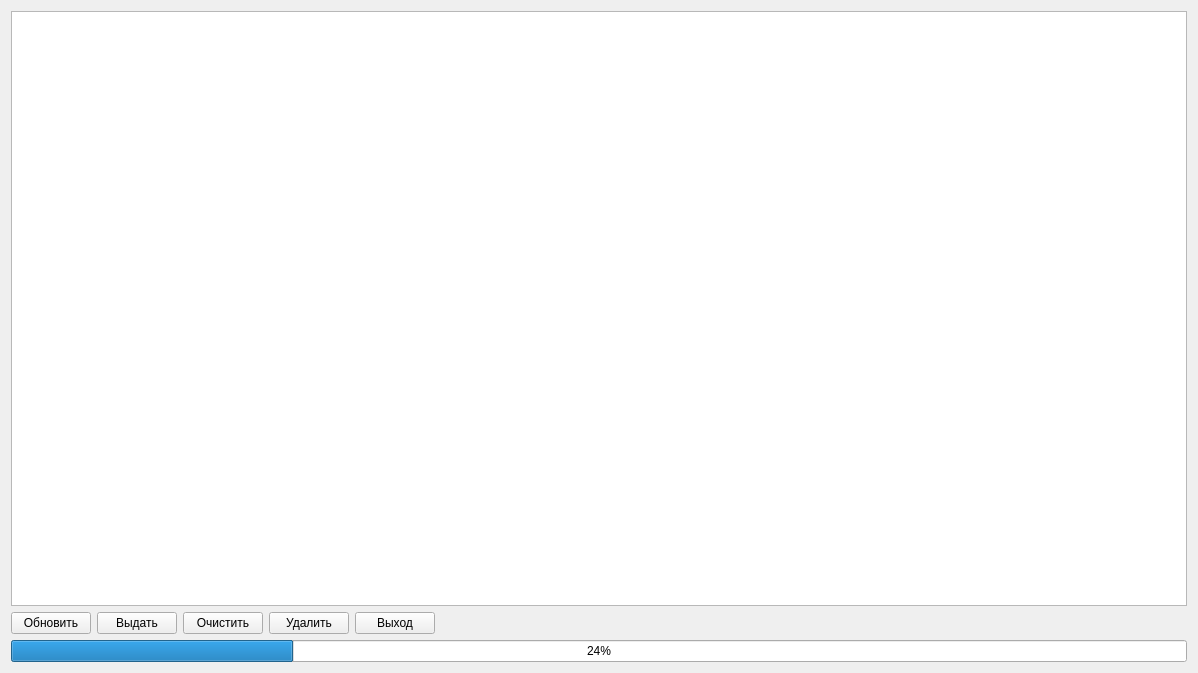
<?xml version="1.0" encoding="UTF-8"?>
<ui version="4.0">
 <class>FEdvid</class>
 <widget class="QWidget" name="FEdvid">
  <property name="windowModality">
   <enum>Qt::ApplicationModal</enum>
  </property>
  <property name="geometry">
   <rect>
    <x>0</x>
    <y>0</y>
    <width>1198</width>
    <height>673</height>
   </rect>
  </property>
  <property name="windowTitle">
   <string>Список единиц для выдачи</string>
  </property>
  <property name="windowIcon">
   <iconset resource="res.qrc">
    <normaloff>:/res/1/table_go.png</normaloff>:/res/1/table_go.png</iconset>
  </property>
  <layout class="QGridLayout" name="gridLayout">
   <item row="0" column="0">
    <widget class="QTableView" name="tableView"/>
   </item>
   <item row="1" column="0">
    <layout class="QHBoxLayout" name="horizontalLayout">
     <item>
      <widget class="QPushButton" name="btnRefresh">
       <property name="text">
        <string>Обновить</string>
       </property>
       <property name="icon">
        <iconset resource="res.qrc">
         <normaloff>:/res/Refresh.png</normaloff>:/res/Refresh.png</iconset>
       </property>
       <property name="iconSize">
        <size>
         <width>32</width>
         <height>32</height>
        </size>
       </property>
      </widget>
     </item>
     <item>
      <widget class="QPushButton" name="btnVid">
       <property name="text">
        <string>Выдать</string>
       </property>
       <property name="icon">
        <iconset resource="res.qrc">
         <normaloff>:/res/1/saved_imports.png</normaloff>:/res/1/saved_imports.png</iconset>
       </property>
       <property name="iconSize">
        <size>
         <width>32</width>
         <height>32</height>
        </size>
       </property>
      </widget>
     </item>
     <item>
      <widget class="QPushButton" name="btnClear">
       <property name="text">
        <string>Очистить</string>
       </property>
       <property name="icon">
        <iconset resource="res.qrc">
         <normaloff>:/res/1/cell_clear.png</normaloff>:/res/1/cell_clear.png</iconset>
       </property>
       <property name="iconSize">
        <size>
         <width>32</width>
         <height>32</height>
        </size>
       </property>
      </widget>
     </item>
     <item>
      <widget class="QPushButton" name="btnDel">
       <property name="text">
        <string>Удалить</string>
       </property>
       <property name="icon">
        <iconset resource="res.qrc">
         <normaloff>:/res/1/table_row_delete.png</normaloff>:/res/1/table_row_delete.png</iconset>
       </property>
       <property name="iconSize">
        <size>
         <width>32</width>
         <height>32</height>
        </size>
       </property>
      </widget>
     </item>
     <item>
      <widget class="QPushButton" name="btnQuit">
       <property name="text">
        <string>Выход</string>
       </property>
       <property name="icon">
        <iconset resource="res.qrc">
         <normaloff>:/res/Exit.png</normaloff>:/res/Exit.png</iconset>
       </property>
       <property name="iconSize">
        <size>
         <width>32</width>
         <height>32</height>
        </size>
       </property>
      </widget>
     </item>
     <item>
      <spacer name="horizontalSpacer">
       <property name="orientation">
        <enum>Qt::Horizontal</enum>
       </property>
       <property name="sizeHint" stdset="0">
        <size>
         <width>40</width>
         <height>20</height>
        </size>
       </property>
      </spacer>
     </item>
    </layout>
   </item>
   <item row="2" column="0">
    <widget class="QProgressBar" name="pbVid">
     <property name="value">
      <number>24</number>
     </property>
    </widget>
   </item>
  </layout>
 </widget>
 <resources>
  <include location="res.qrc"/>
 </resources>
 <connections/>
</ui>
